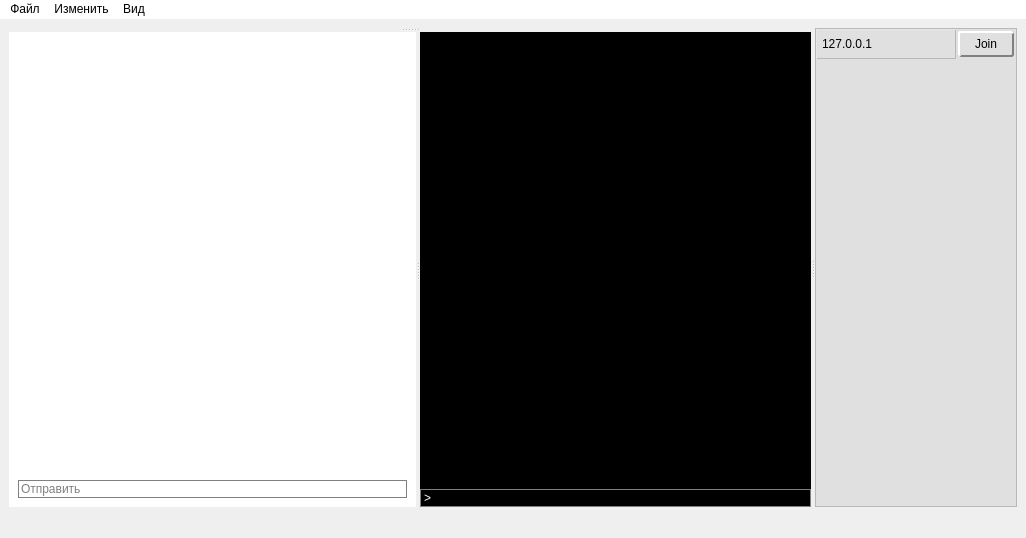
<?xml version="1.0" encoding="UTF-8"?>
<ui version="4.0">
 <class>MainWindow</class>
 <widget class="QMainWindow" name="MainWindow">
  <property name="geometry">
   <rect>
    <x>0</x>
    <y>0</y>
    <width>1026</width>
    <height>538</height>
   </rect>
  </property>
  <property name="windowTitle">
   <string>MainWindow</string>
  </property>
  <property name="styleSheet">
   <string notr="true">QWidget {
	background-color: #efefef;
	color: black;
}
QMenuBar {
	background-color: white;
}
QLineEdit {
	border: 1px solid;
	border-radius: 0;
	background-color: white;
}
QPushButton {
	border: 1px solid;
	border-radius: 0;
	background-color: #dedede
}
QPushButton:hover {
	border: 1px solid blue;
	background-color: #efefff;
}
QPushButton:pressed {
	border: 1px solid #006;
	background-color: #dfdfff
}</string>
  </property>
  <widget class="QWidget" name="centralwidget">
   <layout class="QGridLayout" name="gridLayout_5">
    <item row="1" column="0">
     <widget class="QSplitter" name="splitter_TaSL">
      <property name="orientation">
       <enum>Qt::Orientation::Horizontal</enum>
      </property>
      <property name="childrenCollapsible">
       <bool>false</bool>
      </property>
      <widget class="QSplitter" name="splitter_TaCC">
       <property name="orientation">
        <enum>Qt::Orientation::Vertical</enum>
       </property>
       <property name="childrenCollapsible">
        <bool>false</bool>
       </property>
       <widget class="QWidget" name="Table" native="true">
        <property name="styleSheet">
         <string notr="true">QLabel {
	border: 1px solid black;
}
CardFrame {
	border: 0px;
}</string>
        </property>
        <layout class="QGridLayout" name="gridLayout_3">
         <item row="0" column="0">
          <widget class="QFrame" name="TableFrame">
           <property name="frameShape">
            <enum>QFrame::Shape::StyledPanel</enum>
           </property>
           <property name="frameShadow">
            <enum>QFrame::Shadow::Raised</enum>
           </property>
           <widget class="QLabel" name="Treasures">
            <property name="geometry">
             <rect>
              <x>30</x>
              <y>20</y>
              <width>80</width>
              <height>122</height>
             </rect>
            </property>
            <property name="text">
             <string/>
            </property>
           </widget>
           <widget class="QLabel" name="Trapdoors">
            <property name="geometry">
             <rect>
              <x>130</x>
              <y>20</y>
              <width>80</width>
              <height>122</height>
             </rect>
            </property>
            <property name="text">
             <string/>
            </property>
           </widget>
          </widget>
         </item>
        </layout>
       </widget>
       <widget class="QSplitter" name="splitter_CC">
        <property name="midLineWidth">
         <number>0</number>
        </property>
        <property name="orientation">
         <enum>Qt::Orientation::Horizontal</enum>
        </property>
        <property name="childrenCollapsible">
         <bool>false</bool>
        </property>
        <widget class="QWidget" name="Chat" native="true">
         <property name="enabled">
          <bool>true</bool>
         </property>
         <property name="styleSheet">
          <string notr="true">QWidget {
	background-color: white;
	color: black;
	border: 0px;
}</string>
         </property>
         <layout class="QVBoxLayout" name="verticalLayout_2">
          <property name="spacing">
           <number>0</number>
          </property>
          <property name="leftMargin">
           <number>9</number>
          </property>
          <property name="topMargin">
           <number>9</number>
          </property>
          <property name="rightMargin">
           <number>9</number>
          </property>
          <property name="bottomMargin">
           <number>9</number>
          </property>
          <item>
           <widget class="QScrollArea" name="ChatScrollArea">
            <property name="verticalScrollBarPolicy">
             <enum>Qt::ScrollBarPolicy::ScrollBarAsNeeded</enum>
            </property>
            <property name="horizontalScrollBarPolicy">
             <enum>Qt::ScrollBarPolicy::ScrollBarAlwaysOff</enum>
            </property>
            <property name="sizeAdjustPolicy">
             <enum>QAbstractScrollArea::SizeAdjustPolicy::AdjustToContents</enum>
            </property>
            <property name="widgetResizable">
             <bool>true</bool>
            </property>
            <property name="alignment">
             <set>Qt::AlignmentFlag::AlignBottom|Qt::AlignmentFlag::AlignLeading|Qt::AlignmentFlag::AlignLeft</set>
            </property>
            <widget class="QWidget" name="ChatScrollAreaWidgetContents">
             <property name="geometry">
              <rect>
               <x>0</x>
               <y>0</y>
               <width>361</width>
               <height>333</height>
              </rect>
             </property>
             <layout class="QGridLayout" name="gridLayout_7">
              <property name="leftMargin">
               <number>0</number>
              </property>
              <property name="topMargin">
               <number>0</number>
              </property>
              <property name="rightMargin">
               <number>0</number>
              </property>
              <property name="bottomMargin">
               <number>0</number>
              </property>
              <property name="spacing">
               <number>0</number>
              </property>
              <item row="1" column="0">
               <widget class="QLabel" name="ChatOut">
                <property name="frameShape">
                 <enum>QFrame::Shape::NoFrame</enum>
                </property>
                <property name="frameShadow">
                 <enum>QFrame::Shadow::Plain</enum>
                </property>
                <property name="lineWidth">
                 <number>2</number>
                </property>
                <property name="midLineWidth">
                 <number>0</number>
                </property>
                <property name="text">
                 <string/>
                </property>
                <property name="textFormat">
                 <enum>Qt::TextFormat::RichText</enum>
                </property>
                <property name="alignment">
                 <set>Qt::AlignmentFlag::AlignLeading|Qt::AlignmentFlag::AlignLeft|Qt::AlignmentFlag::AlignTop</set>
                </property>
                <property name="textInteractionFlags">
                 <set>Qt::TextInteractionFlag::LinksAccessibleByMouse|Qt::TextInteractionFlag::TextSelectableByMouse</set>
                </property>
               </widget>
              </item>
             </layout>
            </widget>
           </widget>
          </item>
          <item>
           <widget class="QWidget" name="ChatInWidget" native="true">
            <property name="styleSheet">
             <string notr="true">QObject {
	background-color: white;
	color: black;
	border: 1px solid grey;
}</string>
            </property>
            <layout class="QGridLayout" name="gridLayout_8">
             <property name="leftMargin">
              <number>0</number>
             </property>
             <property name="topMargin">
              <number>0</number>
             </property>
             <property name="rightMargin">
              <number>0</number>
             </property>
             <property name="bottomMargin">
              <number>0</number>
             </property>
             <property name="spacing">
              <number>0</number>
             </property>
             <item row="0" column="0">
              <widget class="QLineEdit" name="ChatIn">
               <property name="placeholderText">
                <string>Отправить</string>
               </property>
              </widget>
             </item>
            </layout>
           </widget>
          </item>
         </layout>
        </widget>
        <widget class="QWidget" name="Console" native="true">
         <property name="focusPolicy">
          <enum>Qt::FocusPolicy::StrongFocus</enum>
         </property>
         <property name="styleSheet">
          <string notr="true">QWidget {
	background-color: black;
	color: white;
	border: 0px;
}</string>
         </property>
         <layout class="QVBoxLayout" name="verticalLayout">
          <property name="spacing">
           <number>0</number>
          </property>
          <item>
           <widget class="QScrollArea" name="ConsoleScrollArea">
            <property name="verticalScrollBarPolicy">
             <enum>Qt::ScrollBarPolicy::ScrollBarAsNeeded</enum>
            </property>
            <property name="horizontalScrollBarPolicy">
             <enum>Qt::ScrollBarPolicy::ScrollBarAlwaysOff</enum>
            </property>
            <property name="sizeAdjustPolicy">
             <enum>QAbstractScrollArea::SizeAdjustPolicy::AdjustToContents</enum>
            </property>
            <property name="widgetResizable">
             <bool>true</bool>
            </property>
            <property name="alignment">
             <set>Qt::AlignmentFlag::AlignBottom|Qt::AlignmentFlag::AlignLeading|Qt::AlignmentFlag::AlignLeft</set>
            </property>
            <widget class="QWidget" name="ConsoleScrollAreaWidgetContents">
             <property name="geometry">
              <rect>
               <x>0</x>
               <y>0</y>
               <width>401</width>
               <height>333</height>
              </rect>
             </property>
             <layout class="QGridLayout" name="gridLayout_6">
              <property name="leftMargin">
               <number>0</number>
              </property>
              <property name="topMargin">
               <number>0</number>
              </property>
              <property name="rightMargin">
               <number>0</number>
              </property>
              <property name="bottomMargin">
               <number>0</number>
              </property>
              <property name="spacing">
               <number>0</number>
              </property>
              <item row="0" column="0">
               <widget class="QLabel" name="ConsoleOut">
                <property name="frameShape">
                 <enum>QFrame::Shape::NoFrame</enum>
                </property>
                <property name="frameShadow">
                 <enum>QFrame::Shadow::Plain</enum>
                </property>
                <property name="lineWidth">
                 <number>2</number>
                </property>
                <property name="midLineWidth">
                 <number>0</number>
                </property>
                <property name="text">
                 <string/>
                </property>
                <property name="alignment">
                 <set>Qt::AlignmentFlag::AlignLeading|Qt::AlignmentFlag::AlignLeft|Qt::AlignmentFlag::AlignTop</set>
                </property>
                <property name="textInteractionFlags">
                 <set>Qt::TextInteractionFlag::LinksAccessibleByMouse|Qt::TextInteractionFlag::TextSelectableByMouse</set>
                </property>
               </widget>
              </item>
             </layout>
            </widget>
           </widget>
          </item>
          <item>
           <widget class="QWidget" name="ConsoleInLayout" native="true">
            <property name="autoFillBackground">
             <bool>false</bool>
            </property>
            <property name="styleSheet">
             <string notr="true">QObject {
	background-color: black;
	color: white;
	border: 1px solid grey;
}
QLabel {
	border-right: 0px;
}
QLineEdit {
	border-left: 0px;
}</string>
            </property>
            <layout class="QHBoxLayout" name="horizontalLayout">
             <property name="spacing">
              <number>0</number>
             </property>
             <property name="leftMargin">
              <number>0</number>
             </property>
             <property name="topMargin">
              <number>0</number>
             </property>
             <property name="rightMargin">
              <number>0</number>
             </property>
             <property name="bottomMargin">
              <number>0</number>
             </property>
             <item>
              <widget class="QLabel" name="prompt">
               <property name="text">
                <string>&gt;</string>
               </property>
              </widget>
             </item>
             <item>
              <widget class="QLineEdit" name="ConsoleIn"/>
             </item>
            </layout>
           </widget>
          </item>
         </layout>
        </widget>
       </widget>
      </widget>
      <widget class="QScrollArea" name="ServerListScrollArea">
       <property name="minimumSize">
        <size>
         <width>202</width>
         <height>0</height>
        </size>
       </property>
       <property name="maximumSize">
        <size>
         <width>202</width>
         <height>16777215</height>
        </size>
       </property>
       <property name="horizontalScrollBarPolicy">
        <enum>Qt::ScrollBarPolicy::ScrollBarAlwaysOff</enum>
       </property>
       <property name="widgetResizable">
        <bool>true</bool>
       </property>
       <widget class="QWidget" name="ServerList">
        <property name="geometry">
         <rect>
          <x>0</x>
          <y>0</y>
          <width>200</width>
          <height>472</height>
         </rect>
        </property>
        <property name="minimumSize">
         <size>
          <width>0</width>
          <height>0</height>
         </size>
        </property>
        <property name="contextMenuPolicy">
         <enum>Qt::ContextMenuPolicy::CustomContextMenu</enum>
        </property>
        <property name="styleSheet">
         <string notr="true">QWidget {
	background-color: #e0e0e0;
}
QLabel {
    background: qlineargradient(x1: 0, y1: 0, x2: 0, y2: 1,
                                stop: 0 #f7f7f7, stop: 0.5 #e7e7e7,
                                stop: 0.51 #e0e0e0, stop: 1 #f0f0f0);
    border: 1px solid;
    border-color: #e7e7e7 #b7b7b7 #b7b7b7 #e7e7e7;
    color: #000;
    padding: 2px;
}

QPushButton {
    background: qlineargradient(x1: 0, y1: 0, x2: 0, y2: 1,
                                stop: 0 #f7f7f7, stop: 0.5 #e7e7e7,
                                stop: 0.51 #d7d7d7, stop: 1 #f0f0f0);
    border: 2px solid;
    border-color: #ffffff #808080 #808080 #ffffff;
    border-radius: 3px;
    color: #000000;
    padding: 4px 12px;
    margin: 2px;
}

QPushButton:hover {
   background: qlineargradient(x1: 0, y1: 0, x2: 0, y2: 1,
                                stop: 0 #ffffff, stop: 0.5 #f0f0f0,
                                stop: 0.51 #e8e8e8, stop: 1 #f8f8f8);
    border-color: #ffffff #a0a0a0 #a0a0a0 #ffffff;
}

QPushButton:pressed {
    background: qlineargradient(x1: 0, y1: 0, x2: 0, y2: 1,
                                stop: 0 #d7d7d7, stop: 0.5 #c7c7c7,
                                stop: 0.51 #b7b7b7, stop: 1 #d0d0d0);
    border-color: #808080 #ffffff #ffffff #808080;
    padding: 5px 11px 3px 13px;
}</string>
        </property>
        <layout class="QFormLayout" name="formLayout">
         <property name="horizontalSpacing">
          <number>0</number>
         </property>
         <property name="leftMargin">
          <number>0</number>
         </property>
         <property name="topMargin">
          <number>0</number>
         </property>
         <property name="rightMargin">
          <number>0</number>
         </property>
         <property name="bottomMargin">
          <number>0</number>
         </property>
         <item row="0" column="0">
          <widget class="QLabel" name="label_2">
           <property name="sizePolicy">
            <sizepolicy hsizetype="Maximum" vsizetype="Preferred">
             <horstretch>0</horstretch>
             <verstretch>0</verstretch>
            </sizepolicy>
           </property>
           <property name="minimumSize">
            <size>
             <width>140</width>
             <height>0</height>
            </size>
           </property>
           <property name="text">
            <string>127.0.0.1</string>
           </property>
          </widget>
         </item>
         <item row="0" column="1">
          <widget class="QPushButton" name="pushButton">
           <property name="minimumSize">
            <size>
             <width>0</width>
             <height>0</height>
            </size>
           </property>
           <property name="maximumSize">
            <size>
             <width>60</width>
             <height>16777215</height>
            </size>
           </property>
           <property name="text">
            <string>Join</string>
           </property>
          </widget>
         </item>
        </layout>
       </widget>
      </widget>
     </widget>
    </item>
   </layout>
  </widget>
  <widget class="QMenuBar" name="menubar">
   <property name="geometry">
    <rect>
     <x>0</x>
     <y>0</y>
     <width>1026</width>
     <height>23</height>
    </rect>
   </property>
   <widget class="QMenu" name="File">
    <property name="title">
     <string>Файл</string>
    </property>
    <addaction name="action_Join"/>
    <addaction name="action_Disconnect"/>
    <addaction name="action_Rejoin"/>
    <addaction name="separator"/>
    <addaction name="action_Exit"/>
   </widget>
   <widget class="QMenu" name="Edit">
    <property name="title">
     <string>Изменить</string>
    </property>
    <addaction name="action_Settings"/>
   </widget>
   <widget class="QMenu" name="View">
    <property name="title">
     <string>Вид</string>
    </property>
    <addaction name="action_Table"/>
    <addaction name="action_Chat"/>
    <addaction name="action_Console"/>
    <addaction name="action_ServerList"/>
   </widget>
   <addaction name="File"/>
   <addaction name="Edit"/>
   <addaction name="View"/>
  </widget>
  <widget class="QStatusBar" name="statusbar"/>
  <action name="action_Join">
   <property name="text">
    <string>Присоединиться</string>
   </property>
  </action>
  <action name="action_Disconnect">
   <property name="text">
    <string>Отключиться</string>
   </property>
  </action>
  <action name="action_Rejoin">
   <property name="text">
    <string>Перезайти</string>
   </property>
  </action>
  <action name="action_Settings">
   <property name="text">
    <string>Настройки</string>
   </property>
  </action>
  <action name="action_Table">
   <property name="checkable">
    <bool>true</bool>
   </property>
   <property name="text">
    <string>Стол</string>
   </property>
  </action>
  <action name="action_Chat">
   <property name="checkable">
    <bool>true</bool>
   </property>
   <property name="text">
    <string>Чат</string>
   </property>
  </action>
  <action name="action_Console">
   <property name="checkable">
    <bool>true</bool>
   </property>
   <property name="text">
    <string>Консоль</string>
   </property>
  </action>
  <action name="action_ServerList">
   <property name="checkable">
    <bool>true</bool>
   </property>
   <property name="text">
    <string>Список Серверов</string>
   </property>
  </action>
  <action name="action_Exit">
   <property name="icon">
    <iconset theme="QIcon::ThemeIcon::ApplicationExit"/>
   </property>
   <property name="text">
    <string>Закрыть</string>
   </property>
   <property name="menuRole">
    <enum>QAction::MenuRole::QuitRole</enum>
   </property>
  </action>
 </widget>
 <resources/>
 <connections/>
</ui>
